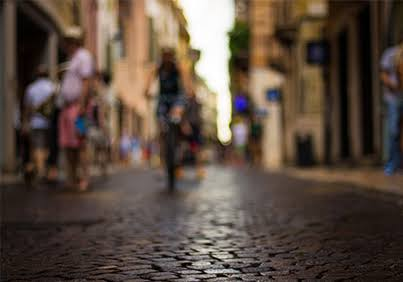
#> input picture 3.Hafta/input.jpg, 403 x 282 px
$ python task3_clahe.py
#> lines starting #> are read from the running program, lines starting #| are printed output that depends on the picture
import cv2
import numpy as np

img = cv2.imread("input.jpg", cv2.IMREAD_GRAYSCALE)
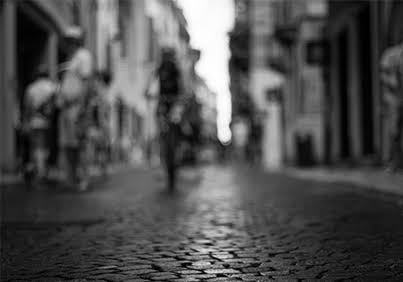
#> img: shape (282, 403); min 0, max 255, mean 78.5
if img is None:
    raise FileNotFoundError("input.jpg bulunamadı!")

# 1. OpenCV hazır fonksiyonu ile CLAHE
clahe = cv2.createCLAHE(clipLimit=2.0, tileGridSize=(8, 8))
img_clahe_cv2 = clahe.apply(img)
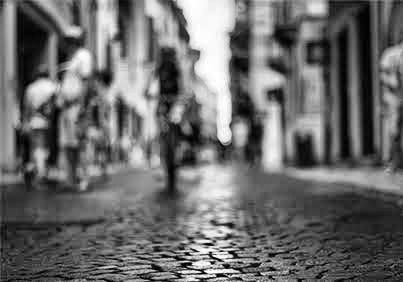
#> img_clahe_cv2: shape (282, 403); min 1, max 255, mean 107.1
cv2.imwrite("cikti_task3_clahe_hazir.jpg", img_clahe_cv2)

# 2. Manuel CLAHE
def manuel_clahe(gorsel, clip_limit=2.0, grid_size=(8, 8)):
#> called with clip_limit = 2, grid_size = (8, 8)
    h, w = gorsel.shape
#> h = 282; w = 403
    gh, gw = grid_size
    step_y = h // gh
#> step_y = 35
    step_x = w // gw
#> step_x = 50
    cikti = np.zeros_like(gorsel)

    for i in range(gh):
        for j in range(gw):
            y_start, y_end = i * step_y, (i + 1) * step_y if i != gh - 1 else h
            x_start, x_end = j * step_x, (j + 1) * step_x if j != gw - 1 else w

            tile = gorsel[y_start:y_end, x_start:x_end].copy()
            tile_h, tile_w = tile.shape
            n_pixels = tile_h * tile_w

            hist = [0] * 256
            for r in range(tile_h):
                for c in range(tile_w):
                    hist[tile[r, c]] += 1

            # Clipping
            clip_th = int(clip_limit * (n_pixels / 256.0))
            excess = 0
            for idx in range(256):
                if hist[idx] > clip_th:
                    excess += hist[idx] - clip_th
                    hist[idx] = clip_th

            bonus = excess // 256
            for idx in range(256):
                hist[idx] += bonus

            local_cdf = [0] * 256
            acc = 0
            for idx in range(256):
                acc += hist[idx]
                local_cdf[idx] = acc

            local_cdf_min = next((v for v in local_cdf if v > 0), 0)

            lut = np.zeros(256, dtype=np.uint8)
            diff = n_pixels - local_cdf_min
            for v in range(256):
                if diff > 0:
                    mapped = round(((local_cdf[v] - local_cdf_min) / diff) * 255)
                    lut[v] = np.clip(mapped, 0, 255)
                else:
                    lut[v] = v

            for r in range(tile_h):
                for c in range(tile_w):
                    tile[r, c] = lut[tile[r, c]]

            cikti[y_start:y_end, x_start:x_end] = tile
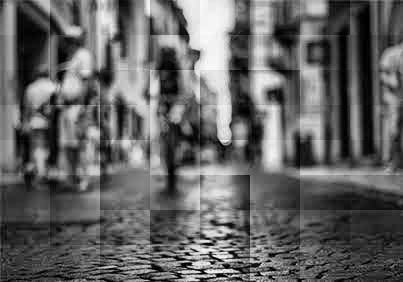
#> cikti: shape (282, 403); min 0, max 249, mean 99.9
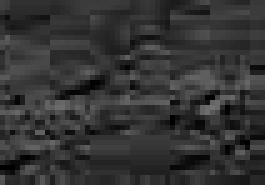
#> tile: shape (37, 53) (shown 5 times larger); min 0, max 113, mean 51.7

    return cikti

img_clahe_manuel = manuel_clahe(img, clip_limit=2.0, grid_size=(8, 8))
cv2.imwrite("cikti_task3_clahe_manuel.jpg", img_clahe_manuel)
print("Task 3 tamamlandı: 'cikti_task3_clahe_hazir.jpg' ve 'cikti_task3_clahe_manuel.jpg' kaydedildi.")
